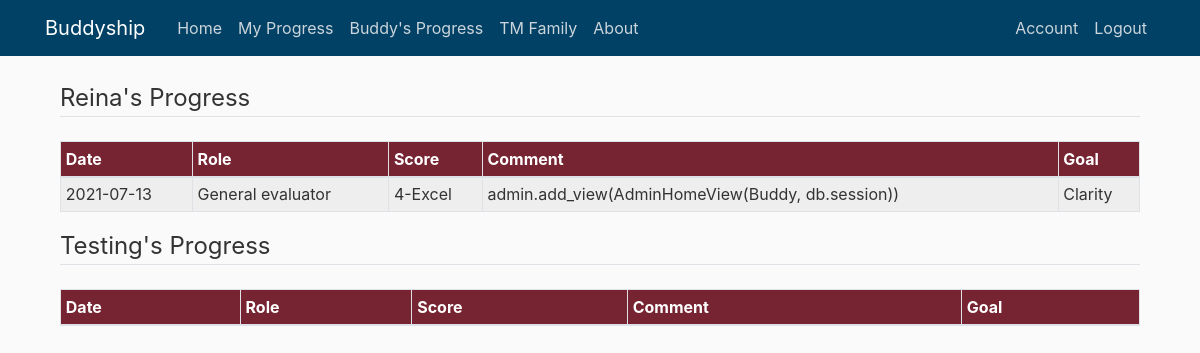
Screenshot of /buddy_progress (signed in) with the database file from the repository.
### buddyship/models.py (models this page shows)
class Buddy(db.Model):
    id = db.Column(db.Integer, primary_key=True)
    buddy_name = db.Column(db.String(100), nullable=False)
    buddy_count = db.Column(db.Integer, default=1)
    start_date = db.Column(db.DateTime, default=func.now())
    end_date = db.Column(db.DateTime)
    user_id = db.Column(db.Integer, db.ForeignKey('user.id'), nullable=False)
    buddy_progresses = db.relationship(
        'Progress', backref='receiver', lazy=True)

class Progress(db.Model):
    id = db.Column(db.Integer, primary_key=True)
    buddy_role = db.Column(db.String(150))
    buddy_score = db.Column(db.String(150))
    buddy_comment = db.Column(db.String(1500))
    date = db.Column(db.DateTime, default=func.now())
    buddy_goal = db.Column(db.String(150))
    user_id = db.Column(db.Integer, db.ForeignKey('user.id'))
    buddy_id = db.Column(db.Integer, db.ForeignKey('buddy.id'))

### buddyship/progresses/routes.py (the view)
@progresses.route('/buddy_progress', methods=['GET'])
@login_required
def buddy_progress():
    if current_user.current_buddy == None:
        flash('Please set up your buddy and your goal first. ', 'danger')
        return redirect(url_for('users.set_up'))
    else:
        return render_template("buddy_progress.html", title='Buddy\'s Progress', user=current_user)

### buddyship/models.py (called while the page is built)
@login_manager.user_loader
def load_user(user_id):
    return User.query.get(int(user_id))

### buddyship/templates/buddy_progress.html
{% extends "layout.html" %}
{% block content %}
<div class="content-section">
    {% for buddy in user.buddies|reverse %}
    <legend class="border-bottom mb-4">{{ buddy.buddy_name }}'s Progress</legend>
    <div class="table-responsive-sm">
        <table class="table table-sm table-bordered">
            <thead>
                <tr>
                    <th scope="col">Date</th>
                    <th scope="col">Role</th>
                    <th scope="col">Score</th>
                    <th scope="col">Comment</th>
                    <th scope="col">Goal</th>
                </tr>
            </thead>
            <tbody>
                {% for progress in user.record_progresses|reverse %}
                <tr>
                    {% if progress.buddy_id == buddy.id %}
                    <td>{{ progress.date.date() }}</td>
                    <td>{{ progress.buddy_role }}</td>
                    <td>{{ progress.buddy_score }}</td>
                    <td class="cell-breakWord">{{ progress.buddy_comment }}</td>
                    <td>{{ progress.buddy_goal }}</td>
                    {% endif %}
                </tr>
                {% endfor %}
            </tbody>
        </table>
    </div>
    {% endfor %}
</div>
{% endblock content %}

### buddyship/static/main.css (style rules this page uses)
body { background: #fafafa; color: #333333; margin-top: 5rem; }
tr { background-color: #eeeeee }
th { background-color: #772432; color: white; }

### rows the page displays
Buddy: buddy_name "Reina"
Progress: date "2021-07-13", buddy_role "General evaluator", buddy_score "4-Excel", buddy_comment "admin.add_view(AdminHomeView(Buddy, db.session))", buddy_goal "Clarity"
Buddy: buddy_name "Testing"
